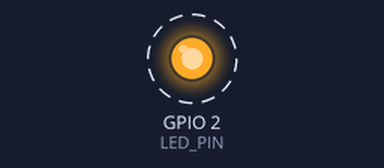
The program below on a simulated ESP32. On the bench: output pins drawn as LEDs (lit = HIGH). Dashed ring = blinking. WiFi joins after 1.5 s; servers stay silent unless stated; what the program prints to the serial monitor is not drawn.

Above: at 1.9 s.
Timing chart, 0 to 4.7 s (numbered marks = the images above):
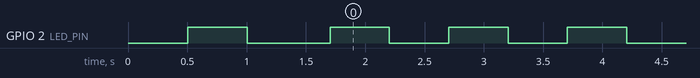

Measured:
- by itself, GPIO 2 (LED_PIN): repeats every 1.0 s: HIGH 0.50 s, LOW 0.50 s

The program:

main.cpp
```cpp
#include <Arduino.h>
#include <WiFi.h>
#include <HTTPClient.h>
#include <Update.h>

const char* ssid = "YOUR_SSID";
const char* password = "YOUR_PASSWORD";

const char* currentVersion = "v1.0.0";
const char* versionURL = "https://raw.githubusercontent.com/duyhpe/esp32-firmware-platformio/main/version.txt";
const char* firmwareBaseURL = "https://raw.githubusercontent.com/duyhpe/esp32-firmware-platformio/main/firmware/";

#define LED_PIN 2
bool ledState = false;
unsigned long lastBlink = 0;

void blinkWhileOTA() {
    if (millis() - lastBlink > 500) {
        ledState = !ledState;
        digitalWrite(LED_PIN, ledState);
        lastBlink = millis();
    }
}

void checkAndUpdate() {
    HTTPClient http;
    http.begin(versionURL);
    int httpCode = http.GET();
    if (httpCode == 200) {
        String newVersion = http.getString();
        newVersion.trim();
        if (newVersion != currentVersion) {
            String firmwareURL = String(firmwareBaseURL) + "firmware_" + newVersion + ".bin";
            http.end();
            http.begin(firmwareURL);
            int code = http.GET();
            if (code == 200) {
                int contentLen = http.getSize();
                WiFiClient client;
                if (Update.begin(contentLen)) {
                    int written = Update.writeStream(http.getStream());
                    if (written == contentLen && Update.end()) {
                        ESP.restart();
                    }
                }
            }
        }
    }
    http.end();
}

void setup() {
    pinMode(LED_PIN, OUTPUT);
    Serial.begin(115200);
    WiFi.begin(ssid, password);
    while (WiFi.status() != WL_CONNECTED) {
        blinkWhileOTA();
        delay(100);
    }
    Serial.println("WiFi connected!");
    checkAndUpdate();
}

void loop() {
    digitalWrite(LED_PIN, HIGH);
    delay(500);
    digitalWrite(LED_PIN, LOW);
    delay(500);
}
```
